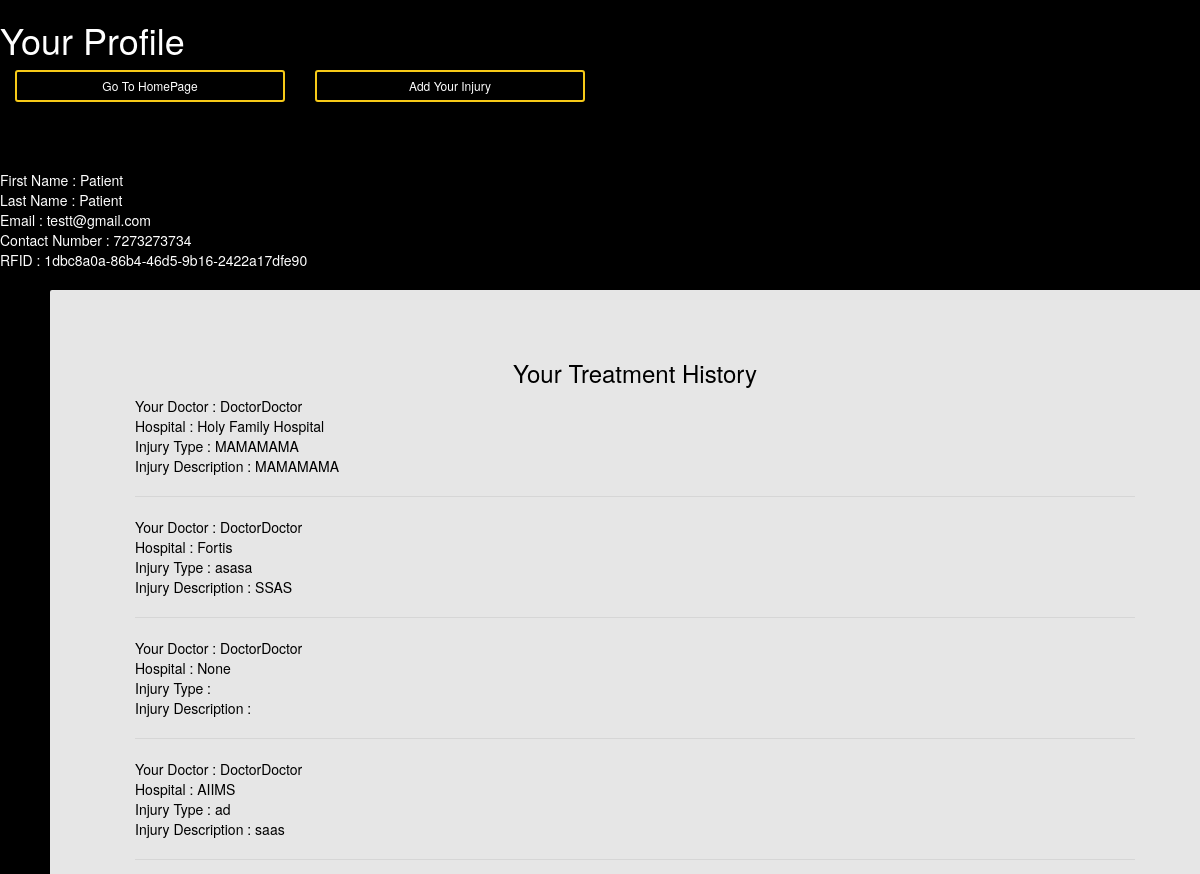
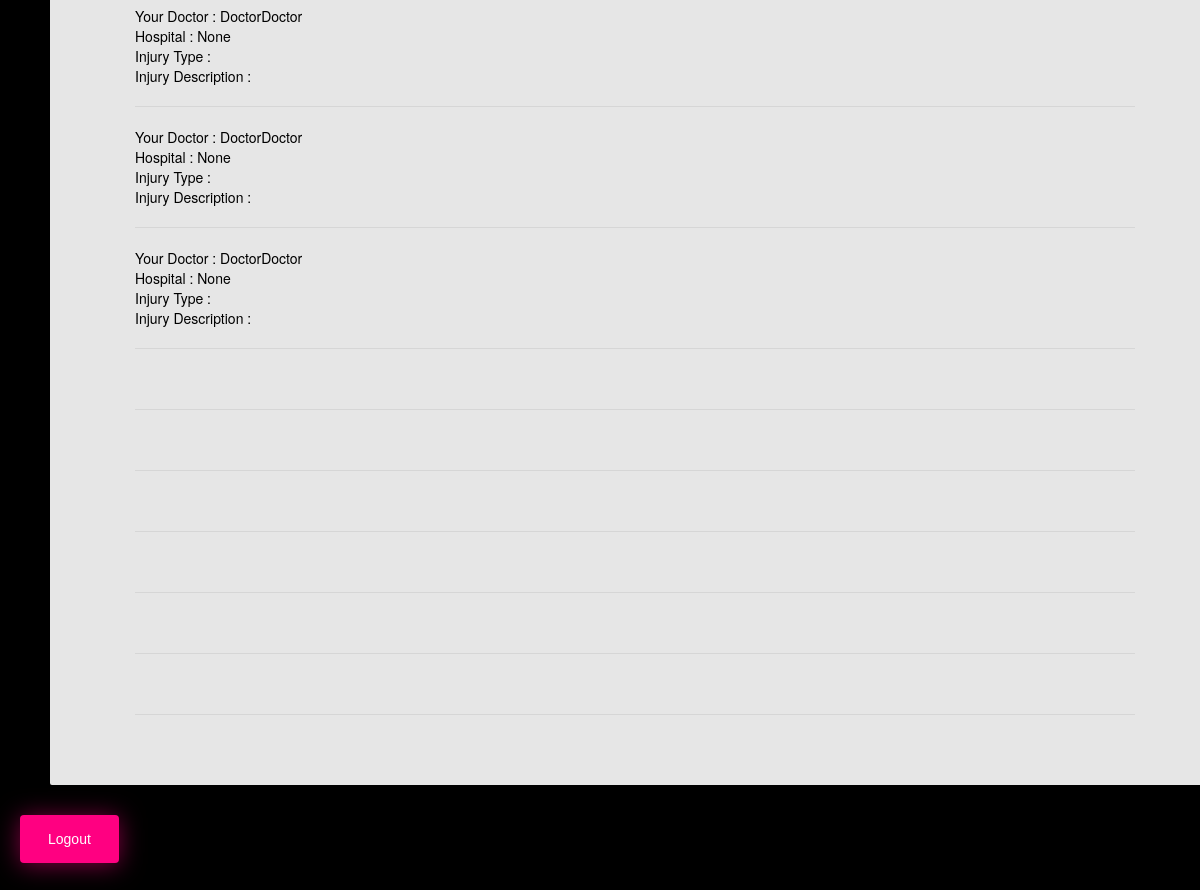
The page /patientp/patient/profile/ (signed in) on the database its author committed (2 pictures, top to bottom).
### accounts/models.py (models this page shows, shortened)
class Patient(models.Model):
    user = models.OneToOneField(User, on_delete=models.CASCADE)
    first_name = models.CharField(max_length=30)
    last_name = models.CharField(max_length=30)
    contact_no = models.CharField(max_length=10)
    email_id = models.EmailField()
    uid = models.UUIDField(unique=True, default=uuid.uuid4)
    emergency_contact_no = models.CharField(max_length=10)
    address = models.CharField(max_length=200)

class Doctor(models.Model):
    user = models.OneToOneField(User, on_delete=models.CASCADE)
    first_name = models.CharField(max_length=30)
    last_name = models.CharField(max_length=30)
    contact_no = models.CharField(max_length=10)
    email_id = models.EmailField()
    def __str__(self):
        return self.first_name + self.last_name

class Treatment(models.Model):
    image = models.ImageField()
    doctor = models.ForeignKey(Doctor, on_delete=models.CASCADE, blank=True,null=True)
    patient = models.ForeignKey(Patient, on_delete=models.CASCADE, blank=True,null=True)
    hospital = models.ForeignKey(Hospital, on_delete=models.CASCADE, blank=True,null=True)
    injury_type = models.CharField(max_length=20,blank=True)
    injury_description = models.CharField(max_length=200,blank=True)

class Hospital(models.Model):
    doctor = models.ManyToManyField(Doctor)
    name = models.CharField(max_length=100)
    contact = models.CharField(max_length=10)
    address = models.CharField(max_length=200)
    def __str__(self):
        return self.name

### notifications/models.py (models this page shows)
class Notification(models.Model):
    doctor = models.ForeignKey(Doctor, on_delete=models.CASCADE)
    patient = models.ForeignKey(Patient, on_delete=models.CASCADE)
    accepted = models.BooleanField(default=False)
    treatment = models.ForeignKey(Treatment, on_delete=models.CASCADE)
    prediction = models.CharField(max_length=10, null=True)

### patients_p/views.py (the view)
# urls.py: path('patient/profile/',views.patprof,name='patprof'),
def patprof(request):
    patient = Patient.objects.get(user=request.user)
    notification = Notification.objects.filter(patient=patient)
    return render(request, 'patients_p/patientp.html', {'patient': patient, 'noti': notification})

### patients_p/templates/patients_p/patientp.html (shortened to what this page needs)
{% load static %}
<!DOCTYPE html>
<html lang="en">
<head>
        <link rel="stylesheet" href="https://maxcdn.bootstrapcdn.com/bootstrap/3.3.4/css/bootstrap.min.css">
        <link href="http://designify.me/code-snippets/animated-buttons/css/btns.css" rel="stylesheet">
        <link rel="stylesheet" href="http://maxcdn.bootstrapcdn.com/font-awesome/4.3.0/css/font-awesome.min.css">
</head>
<body>
    {% if user.is_authenticated %}
    <form class="logout" action="{% url 'accounts:logout'%}" method="POST">
	<h1>Your Profile</h1>
	<div class="col-md-3 col-sm-3 col-xs-6"> <a href="#" class="btn btn-sm animated-button thar-three">Go To HomePage</a> </div>
    <div class="col-md-3 col-sm-3 col-xs-6"><a href="{% url 'accounts:nhosps' %}" class="btn btn-sm animated-button thar-one"> Add Your Injury</a></div><br><br><br><br><br>
    First Name : {{patient.first_name}}<br>
    Last Name : {{patient.last_name}}<br>
    Email : {{patient.email_id}}<br>
    Contact Number : {{patient.contact_no}}<br>
    RFID : {{patient.uid}}
    <div class="container">
    <h3 align="center">Your Treatment History</h3>
    {% for notif in noti %}
        {% if notif.accepted is True %}
    Your Doctor : {{notif.doctor}}<br>
    Hospital : {{notif.treatment.hospital}}<br>
    Injury Type : {{notif.treatment.injury_type}}<br>
    Injury Description : {{notif.treatment.injury_description}}
        {%endif%}
    <br><hr>
    {%endfor%}
    </div>
    <button class="bubbly-button" type="submit"> Logout</button>
    {% endif %}
    </form>
</body>
</html>

### patients_p/templates/patients_p/patientp.html (style rules this page uses)
body { background:black; color: #fff; }
.container { margin-top: 20px; margin-left: 50px; margin-right: 50px; color: black; background: #fff; border-radius: 2px; padding: 50px 85px; opacity: 0.9; }
a.animated-button.thar-one { color: #fff; cursor: pointer; display: block; position: relative; border: 2px solid #F7CA18; transition: all 0.4s cubic-bezier(0.215, 0.61, 0.355, 1) 0s; }
a.animated-button.thar-one:before { display: block; position: absolute; left: 0px; top: 0px; height: 0px; width: 100%; z-index: -1; content: ''; color: #000 !important; background: #F7CA18; transition: all 0.4s cubic-bezier(0.215, 0.61, 0.355, 1) 0s; }
.bubbly-button { font-family: 'Helvetica', 'Arial', sans-serif; display: inline-block; font-size: 1em; padding: 1em 2em; margin-top: 30px; margin-left: 20px; margin-bottom: 60px; -webkit-appearance: none; appearance: none; background-color: #ff0081; color: #fff; border-radius: 4px; border: none; cursor: pointer; position: relative; transition: transform ease-in 0.1s, box-shadow ease-in 0.25s; box-shadow: 0 2px 25px rgba(255, 0, 130, 0.5); }
.bubbly-button:before, .bubbly-button:after { position: absolute; content: ''; display: block; width: 140%; height: 100%; left: -20%; z-index: -1000; transition: all ease-in-out 0.5s; background-repeat: no-repeat; }
.bubbly-button:before { display: none; top: -75%; background-image: radial-gradient(circle, #ff0081 20%, transparent 20%), radial-gradient(circle, transparent 20%, #ff0081 20%, transparent 30%), radial-gradient(circle, #ff0081 20%, transparent 20%), radial-gradient(circle, #ff0081 20%, transparent 20%), radial-gradient(circle, transparent 10%, #ff0081 15%, transparent 20%), radial-gradient(circle, #ff0081 20%, transparent 20%), radial-gradient(circle, #ff0081 20%, transparent 20%), radial-gradient(circle, #ff0081 20%, transparent 20%), radial-gradient(circle, #ff0081 20%, transparent 20%); background-size: 10% 10%, 20% 20%, 15% 15%, 20% 20%, 18% 18%, 10% 10%, 15% 15%, 10% 10%, 18% 18%; }
.bubbly-button:after { display: none; bottom: -75%; background-image: radial-gradient(circle, #ff0081 20%, transparent 20%), radial-gradient(circle, #ff0081 20%, transparent 20%), radial-gradient(circle, transparent 10%, #ff0081 15%, transparent 20%), radial-gradient(circle, #ff0081 20%, transparent 20%), radial-gradient(circle, #ff0081 20%, transparent 20%), radial-gradient(circle, #ff0081 20%, transparent 20%), radial-gradient(circle, #ff0081 20%, transparent 20%); background-size: 15% 15%, 20% 20%, 18% 18%, 20% 20%, 15% 15%, 10% 10%, 20% 20%; }
a.animated-button.thar-three { color: #fff; cursor: pointer; display: block; position: relative; border: 2px solid #F7CA18; transition: all 0.4s cubic-bezier(0.42, 0, 0.58, 1); }
a.animated-button.thar-three:before { display: block; position: absolute; top: 0px; right: 0px; height: 100%; width: 0px; z-index: -1; content: ''; color: #000 !important; background: #F7CA18; transition: all 0.4s cubic-bezier(0.42, 0, 0.58, 1); }

### rows shown on the page
Patient: first_name "Patient", last_name "Patient", email_id "testt@gmail.com", contact_no "7273273734", uid "1dbc8a0a-86b4-46d5-9b16-2422a17dfe90"
Notification: doctor "DoctorDoctor", treatment.hospital "Holy Family Hospital", treatment.injury_type "MAMAMAMA", treatment.injury_description "MAMAMAMA"
Notification: doctor "DoctorDoctor", treatment.hospital "Fortis", treatment.injury_type "asasa", treatment.injury_description "SSAS"
Notification: doctor "DoctorDoctor", treatment.hospital "None"
Notification: doctor "DoctorDoctor", treatment.hospital "AIIMS", treatment.injury_type "ad", treatment.injury_description "saas"
Notification: doctor "DoctorDoctor", treatment.hospital "None"
Notification: doctor "DoctorDoctor", treatment.hospital "None"
Notification: doctor "DoctorDoctor", treatment.hospital "None"
